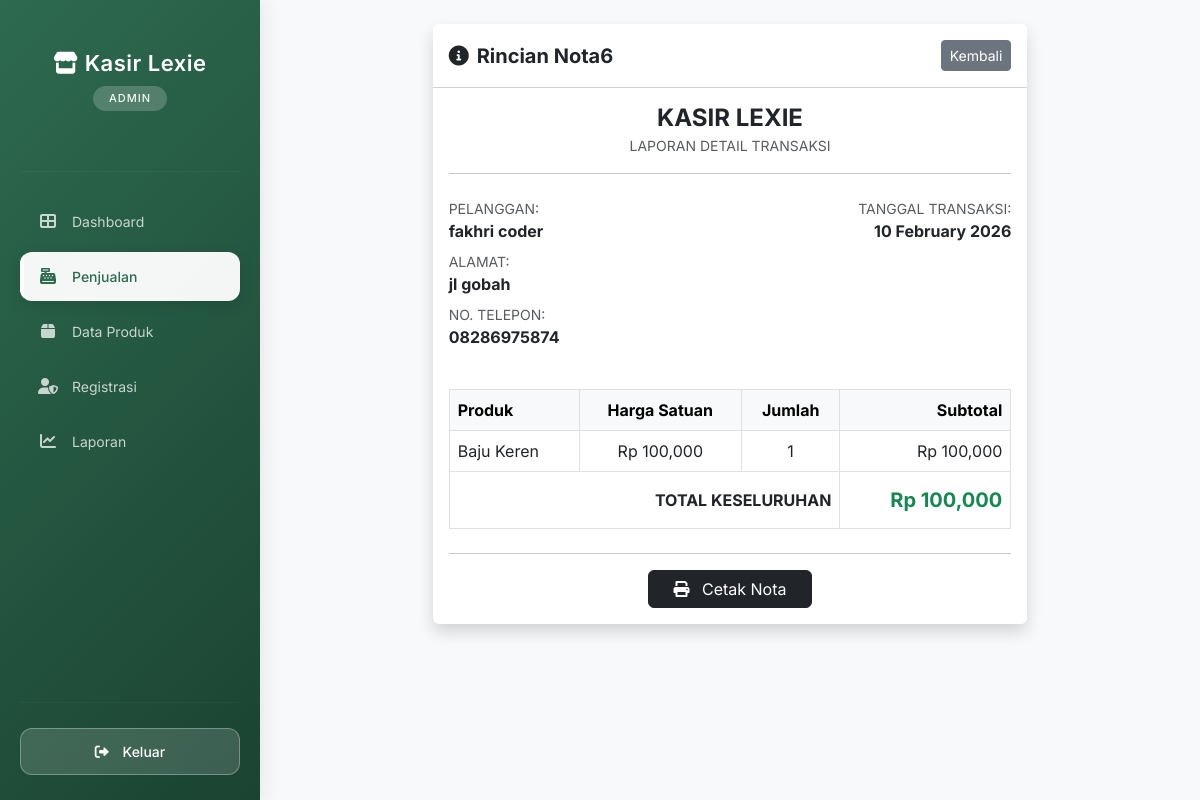
The page /kasir/admin/penjualan/detail.php?id=6 (signed in) on the database its author committed.
### tables this page shows
CREATE TABLE `penjualan` (
  `PenjualanID` int(11) NOT NULL,
  `TanggalPenjualan` date NOT NULL,
  `TotalHarga` decimal(10,2) NOT NULL,
  `PelangganID` int(11) NOT NULL
);

CREATE TABLE `pelanggan` (
  `PelangganID` int(11) NOT NULL,
  `NamaPelanggan` varchar(255) NOT NULL,
  `Alamat` text NOT NULL,
  `NomorTelepon` varchar(15) NOT NULL
);

CREATE TABLE `detailpenjualan` (
  `DetailID` int(11) NOT NULL,
  `PenjualanID` int(11) NOT NULL,
  `ProdukID` int(11) NOT NULL,
  `JumlahProduk` int(11) NOT NULL,
  `Subtotal` decimal(10,2) NOT NULL
);

CREATE TABLE `produk` (
  `ProdukID` int(11) NOT NULL,
  `NamaProduk` varchar(255) NOT NULL,
  `Harga` decimal(10,2) NOT NULL,
  `Stok` int(11) NOT NULL
);

### kasir/admin/penjualan/detail.php (the view, shortened to what this page needs)
<?php
include '../../main/connect.php';
$id = $_GET['id'];
$query = mysqli_query($conn, "SELECT * FROM penjualan
         JOIN pelanggan ON penjualan.PelangganID = pelanggan.PelangganID
         WHERE PenjualanID = '$id'");
$data = mysqli_fetch_array($query);
?>
<!DOCTYPE html>
<html lang="id">
<head>
    <link href="https://cdn.jsdelivr.net/npm/bootstrap@5.3.0/dist/css/bootstrap.min.css" rel="stylesheet">
    <link rel="stylesheet" href="https://cdnjs.cloudflare.com/ajax/libs/font-awesome/6.0.0/css/all.min.css">
</head>
<body class="bg-light">
    <div class="d-flex">
        <div class="no-print">
            <?php include '../../template/sidebar.php'; ?>
        </div>
        <div class="container-fluid p-4">
            <div class="card shadow border-0 col-md-8 mx-auto">
                <div class="card-header bg-white py-3 d-flex justify-content-between align-items-center no-print">
                    <h5 class="fw-bold m-0"><i class="fas fa-info-circle me-2"></i>Rincian Nota<?= $id; ?></h5>
                    <a href="index.php" class="btn btn-sm btn-secondary">Kembali</a>
                </div>
                <div class="card-body">
                    <div class="text-center mb-4">
                        <h4 class="fw-bold mb-0">KASIR LEXIE</h4>
                        <small class="text-muted text-uppercase">Laporan Detail Transaksi</small>
                        <hr>
                    </div>
                    <div class="row mb-4">
                        <div class="col-6">
                            <small class="text-muted d-block">PELANGGAN:</small>
                            <p class="fw-bold mb-1"><?= $data['NamaPelanggan']; ?></p>
                            <small class="text-muted d-block mt-2">ALAMAT:</small>
                            <p class="fw-bold mb-1"><?= $data['Alamat']; ?></p>
                            <small class="text-muted d-block mt-2">NO. TELEPON:</small>
                            <p class="fw-bold"><?= $data['NomorTelepon']; ?></p>
                        </div>
                        <div class="col-6 text-end">
                            <small class="text-muted d-block">TANGGAL TRANSAKSI:</small>
                            <p class="fw-bold"><?= date('d F Y ', strtotime($data['TanggalPenjualan'])); ?></p>
                        </div>
                    </div>
                    <table class="table table-bordered">
                        <thead class="table-light">
                            <tr>
                                <th>Produk</th>
                                <th class="text-center">Harga Satuan</th>
                                <th class="text-center">Jumlah</th>
                                <th class="text-end">Subtotal</th>
                            </tr>
                        </thead>
                        <tbody>
                            <?php
                            $detail = mysqli_query($conn, "SELECT * FROM detailpenjualan
                                      JOIN produk ON detailpenjualan.ProdukID = produk.ProdukID
                                      WHERE PenjualanID = '$id'");
                            while($d = mysqli_fetch_array($detail)){
                            ?>
                            <tr>
                                <td><?= $d['NamaProduk']; ?></td>
                                <td class="text-center">Rp <?= number_format($d['Harga']); ?></td>
                                <td class="text-center"><?= $d['JumlahProduk']; ?></td>
                                <td class="text-end">Rp <?= number_format($d['Subtotal']); ?></td>
                            </tr>
                            <?php } ?>
                        </tbody>
                        <tfoot>
                            <tr>
                                <th colspan="3" class="text-end py-3">TOTAL KESELURUHAN</th>
                                <th class="text-end py-3 text-success h5 fw-bold">Rp <?= number_format($data['TotalHarga']); ?></th>
                            </tr>
                        </tfoot>
                    </table>
                    <div class="text-center mt-4 no-print">
                        <hr>
                        <button onclick="window.print()" class="btn btn-dark px-4">
                            <i class="fas fa-print me-2"></i> Cetak Nota
                        </button>
                    </div>
                </div>
            </div>
        </div>
    </div>
</body>
</html>

### kasir/template/sidebar.php (style rules this page uses)
* { font-family: 'Inter', sans-serif; }

### rows shown on the page
penjualan: PelangganID.NamaPelanggan "fakhri coder", PelangganID.Alamat "jl gobah", PelangganID.NomorTelepon "08286975874", TanggalPenjualan "10 February 2026", TotalHarga "100,000"
detailpenjualan: ProdukID.NamaProduk "Baju Keren", ProdukID.Harga "100,000", JumlahProduk "1", Subtotal "100,000"

### other values the page prints
$_SESSION['role'] "ADMIN"
$id "6"
